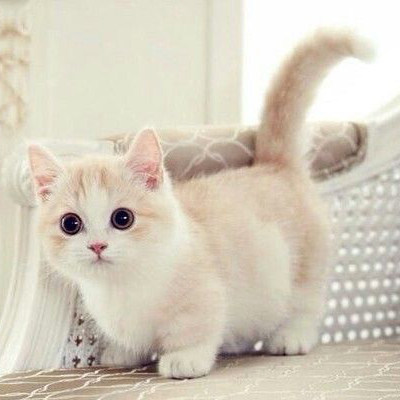
#> input picture ml/img/origin.jpg, 400 x 400 px, given in place of moon.png, which was not available
$ jupyter execute --allow-errors cnn.ipynb   (shell and % lines are left out)   (text cells are left out)
#> lines starting #> are read from the running program, lines starting #| are printed output that depends on the picture; pictures that were not available may be replaced by others from this repository, and a replacement may not be noted
[cell 1]
from skimage import io, img_as_ubyte, filters
import matplotlib.pyplot as plt
import numpy as np
from scipy.signal import convolve2d
plt.style.use('ggplot')

[cell 2]
image = io.imread('moon.png', as_gray=True)
#> image: shape (400, 400) float64; min 0.00509, max 1, mean 0.805

[cell 3]
plt.figure(figsize=(8, 8))
plt.imshow(image, cmap=plt.cm.gray)
plt.title("Original Moon")
plt.show()

[cell 4]
filter1 = np.array([[0, 1, 0],
                    [1, -4, 1],
                    [0, 1, 0]])

filter2 = np.array([[0, 0, 0],
                    [0, 1, 0],
                    [0, 0, 0]])

filter3 = np.array([[0, 0, 0],
                    [0, 0, 1],
                    [0, 0, 0]])

filter4_result = image.copy()
pad_img = np.pad(image, 1, 'constant', constant_values=0)
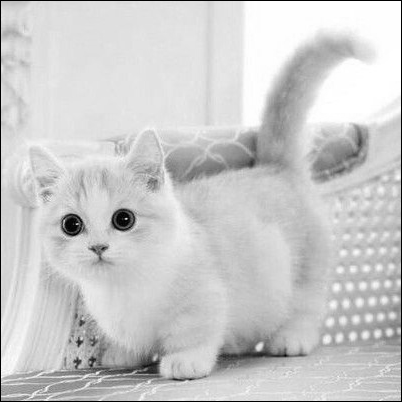
#> pad_img: shape (402, 402) float64; min 0, max 1, mean 0.797
for i in range(filter4_result.shape[0]):
    for j in range(filter4_result.shape[1]):
        filter4_result[i, j] = pad_img[i:i+3, j:j+3].mean()

[cell 5]
plt.figure(figsize=(20, 20))
plt.subplot(221)
filter1_result = convolve2d(image, filter1, boundary='symm', mode='same')
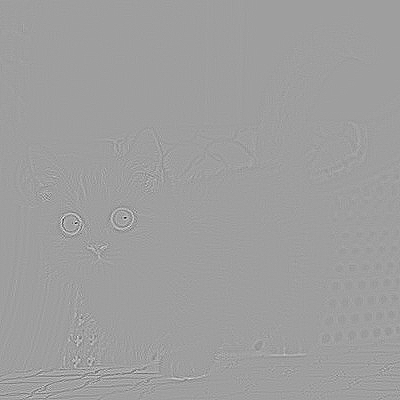
#> filter1_result: shape (400, 400) float64; min -1.61, max 0.977, mean 1.67e-20; drawn with min black and max white
plt.title("Laplacian Filter")
plt.imshow(filter1_result, cmap=plt.cm.gray)

plt.subplot(222)
filter2_result = convolve2d(image, filter2, boundary='symm', mode='same')
plt.title("Useless Filter")
plt.imshow(filter2_result, cmap=plt.cm.gray)

plt.subplot(223)
filter3_result = convolve2d(image, filter3, boundary='symm', mode='same')
plt.title("Shift Filter")
plt.imshow(filter3_result, cmap=plt.cm.gray)

plt.subplot(224)
plt.title("Average Filter")
plt.imshow(image + (image - filter4_result), cmap=plt.cm.gray)
plt.show()

[cell 6]
image = io.imread('noisy.jpg')
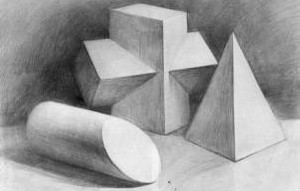
#> input picture ml/img/target.jpg, 300 x 191 px, given in place of noisy.jpg, which was not available
#> image is the input picture: shape (191, 300, 3); min 9, max 255, mean 154.4

[cell 7]
plt.figure(figsize=(15, 10))

plt.subplot(131)
plt.imshow(image, cmap=plt.cm.gray)
plt.title("Original Noisy")

plt.subplot(132)
plt.imshow(filters.median(image), cmap=plt.cm.gray)
plt.title("Median Filter")

plt.subplot(133)
plt.imshow(filters.gaussian(image, sigma=4), cmap=plt.cm.gray)
plt.title("Gaussian Filter")

plt.show()
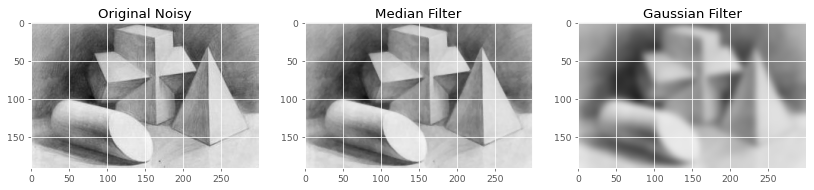
#> figure drawn by matplotlib, 3 panels

[cell 8]
damaged_image = io.imread('damage_cameraman.png', as_gray=True)
#> damaged_image: shape (191, 300) float64; min 0.0353, max 1, mean 0.606
#> (the rest of this cell did not finish here and is left out)

[cell 9]
plt.imshow(damaged_image, cmap=plt.cm.gray)
plt.show()

[cell 10]
repair = damaged_image.copy()
threshold = 1

[cell 11]
i = 1
#> (the rest of this cell did not finish here and is left out)

#> (a cell that did not finish here is left out)

[cell 13]
plt.figure(figsize=(8, 8))
plt.imshow(image, cmap=plt.cm.gray)
plt.show()

[cell 14]
filter_v = np.array([[-1, 0, 1],
                     [-2, 0, 2],
                     [-1, 0, 1]])

filter_h = np.transpose(filter_v)

[cell 15]
plt.figure(figsize=(20, 20))
plt.subplot(211)
#> (the rest of this cell did not finish here and is left out)

[cell 16]
edges = np.sqrt(np.square(filter1_result) + np.square(filter2_result))
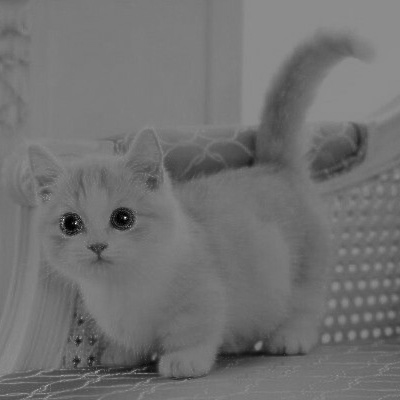
#> edges: shape (400, 400) float64; min 0.0249, max 1.79, mean 0.807; drawn with min black and max white

plt.figure(figsize=(20, 10))
plt.title("Edges")
plt.imshow(edges, cmap=plt.cm.gray)
plt.show()

[cell 17]
image = io.imread('Img_060.jpg', as_gray=True)
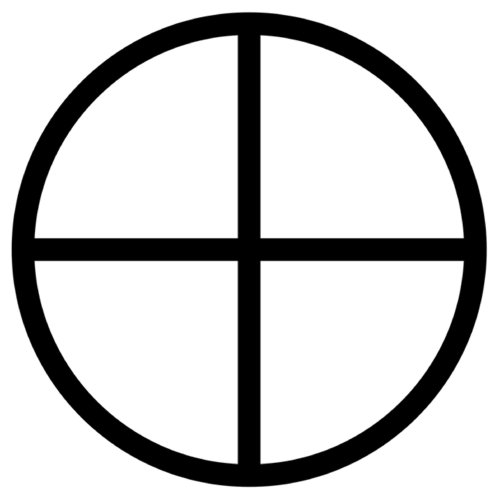
#> input picture ml/img/Img_060.jpg, 500 x 498 px
#> image is the input picture: shape (498, 500) float64; min 0, max 1, mean 0.795

[cell 18]
plt.figure(figsize=(8, 8))
plt.imshow(image, cmap="gray")
plt.show()

[cell 19]
x, y = np.gradient(image)

plt.figure(figsize=(20, 20))
plt.subplot(121)
plt.imshow(y, cmap="gray")
plt.axis("off")
plt.title("Y derivation")
plt.subplot(122)
plt.imshow(x, cmap="gray")
plt.axis("off")
plt.title("X derivation")
plt.show()

[cell 20]
ixx = np.multiply(x, x)
ixy = np.multiply(x, y)
iyy = np.multiply(y, y)

plt.figure(figsize=(20, 20))
plt.subplot(131)
plt.imshow(ixx, cmap="gray")
plt.axis("off")
plt.title("Ixx")
plt.subplot(132)
plt.imshow(ixy, cmap="gray")
plt.axis("off")
plt.title("Ixy")
plt.subplot(133)
plt.imshow(iyy, cmap="gray")
plt.axis("off")
plt.title("Iyy")
plt.show()

[cell 21]
sxx = filters.gaussian(ixx)
syy = filters.gaussian(iyy)
sxy = filters.gaussian(ixy)
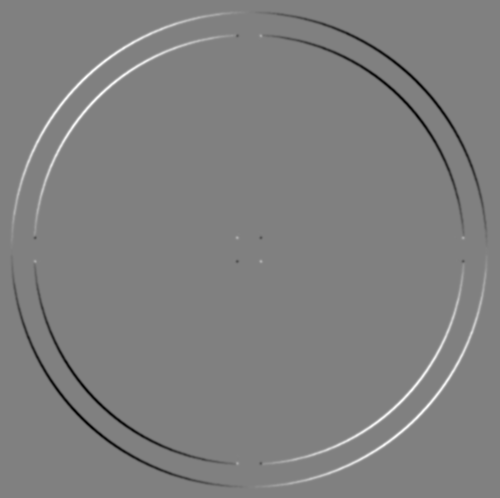
#> sxy: shape (498, 500) float64; min -0.0852, max 0.0837, mean -1.82e-06; drawn with min black and max white

plt.figure(figsize=(20, 20))
plt.subplot(131)
plt.imshow(sxx, cmap="gray")
plt.axis("off")
plt.title("Sxx")
plt.subplot(132)
plt.imshow(sxy, cmap="gray")
plt.axis("off")
plt.title("Sxy")
plt.subplot(133)
plt.imshow(syy, cmap="gray")
plt.axis("off")
plt.title("Syy")
plt.show()

[cell 22]
from skimage.feature import corner_peaks

k = 0.05

# determinant
det = np.multiply(sxx, syy) - np.multiply(sxy, sxy)
# trace
trace = sxx + syy
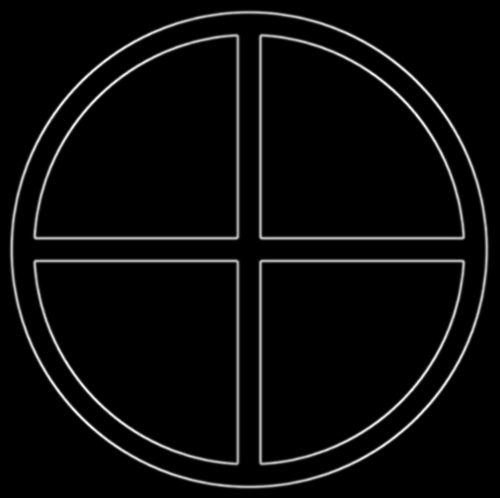
#> trace: shape (498, 500) float64; min 0, max 0.171, mean 0.00674; drawn with min black and max white

#harris_response
harris = det - k * (trace ** 2)
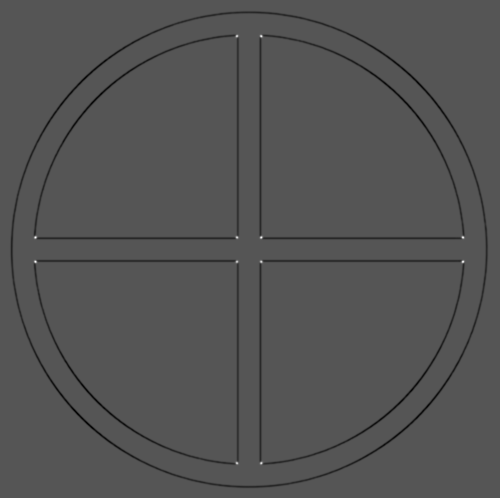
#> harris: shape (498, 500) float64; min -0.00141, max 0.00279, mean -2.86e-05; drawn with min black and max white

dots = corner_peaks(harris)
#> dots = 41200 pairs, first value 1 to 496, second value 1 to 498

[cell 23]
plt.figure(figsize=(8, 8))
plt.imshow(image, cmap="gray")
plt.scatter(dots[:, 1], dots[:, 0], marker='*', s=300)
plt.axis("off")
plt.show()
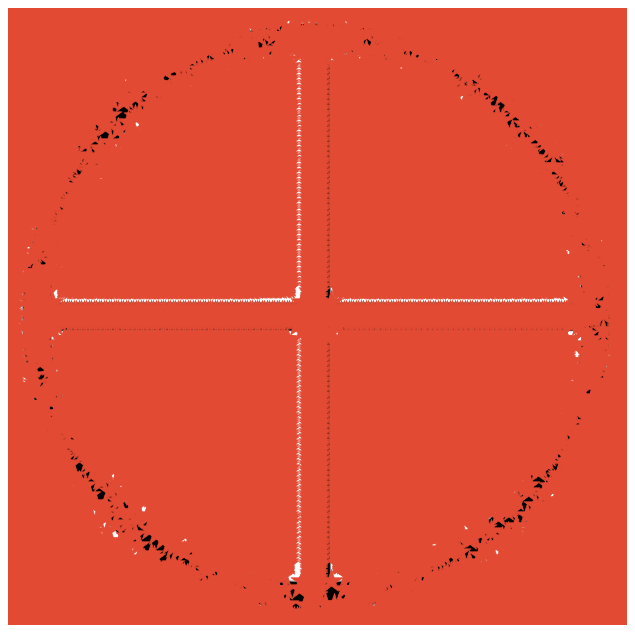
#> figure drawn by matplotlib, 1 panel
